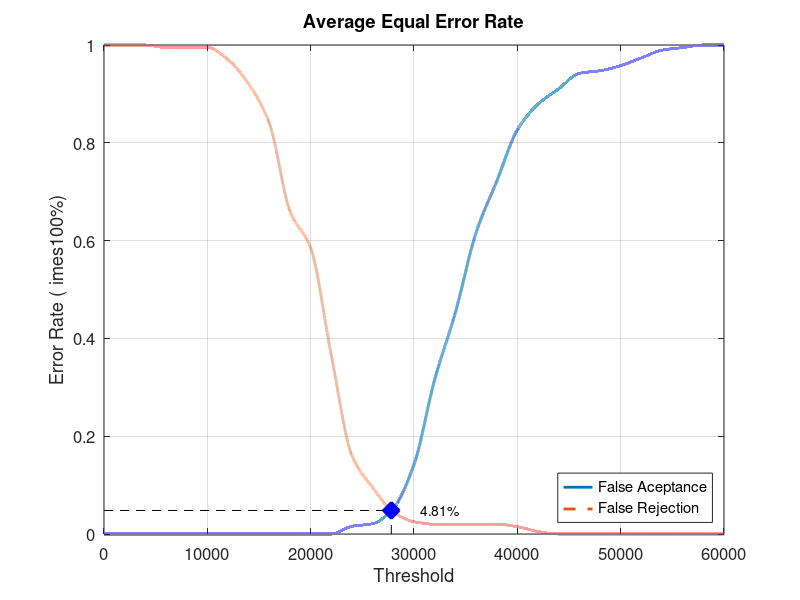
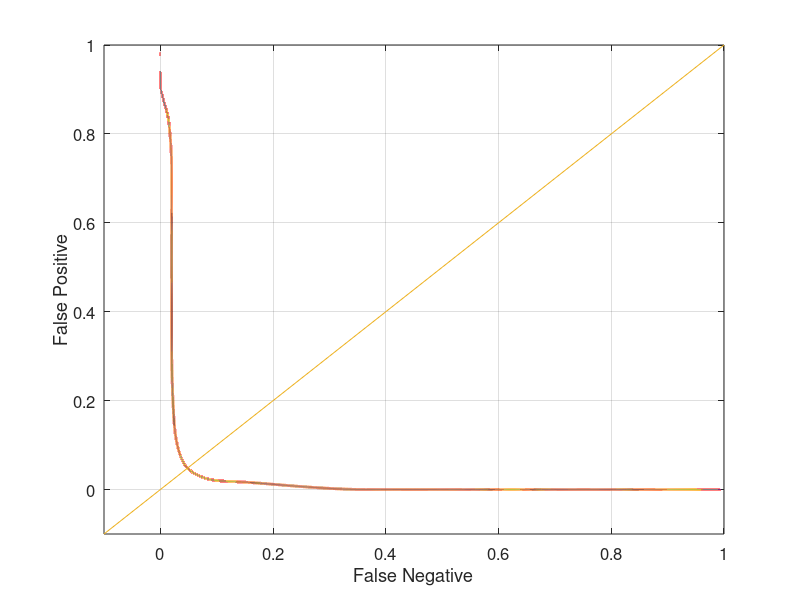

Source code (MATLAB) for these figures, in order:
close all;
clear;
clc;
x = 0:2000:60000;
xq = 0:0.5:60000;

y0 = [0 0 0 0 0 0 0 0 0 0 0 0 0.0157895 0.0210526 0.0526316 0.142105 0.315789 0.452632 0.615789 0.721053 0.826316 0.878947 0.910526 0.942105 0.947368 0.957895 0.973684 0.989474 0.994737 1 1]
yy0 = interp1(x, y0, xq, 'pchip');
y1 = [1 1 1 0.995 0.995 0.995 0.97 0.92 0.84 0.66 0.585 0.365 0.16 0.095 0.045 0.025 0.02 0.02 0.02 0.02 0.015 0.005 0 0 0 0 0 0 0 0 0]
yy1 = interp1(x, y1, xq, 'pchip');

% Calculating EER: 
y2 = abs(y0 - y1);
find(y2 == min(y2))
yy2 = abs(yy0 - yy1);
xEER = find(yy2 == min(yy2));
xEERIndex = xq(xEER) % X-axis EER
yEER = yy0(xEER) % Y-axis EER

main = figure
plot(xq, yy0,'-','LineWidth', 2);	hold on
plot(xq, yy1,'--','LineWidth', 2);	hold on
plot([xEERIndex xEERIndex], [0 yEER], 'k--');	hold on
plot([0 xEERIndex], [yEER yEER], 'k--');	hold on
plot(xEERIndex, yEER, 'bx', 'LineWidth', 10);	hold on
text(xEERIndex + 10 * xEERIndex / 100, yEER, [num2str(round((10000 * yEER)) / 100) '%'])
legend('False Aceptance', 'False Rejection', 'Location', 'SouthEast')
xlabel('Threshold')
ylabel('Error Rate (	imes100%)')
title('Average Equal Error Rate')
set(gca, 'FontSize', 12)
axis([0 60000 0 1])
grid on

print(main, 'Database4_2Main', '-dpng');
FNRxFPR = figure('Color', [1 1 1]);
plot(yy1, yy0, '-', yy1, yy0, 'LineWidth', 2);
hold on
y = -0.1:0.1:1
plot(y, y); 
set(gca, 'FontSize', 12)
xlabel('False Negative')
ylabel('False Positive')
axis([-0.1 1 -0.1 1])
set(gca, 'FontSize', 12)
grid on

print(FNRxFPR, 'Database4_2FNRxFPR','-dpng');
